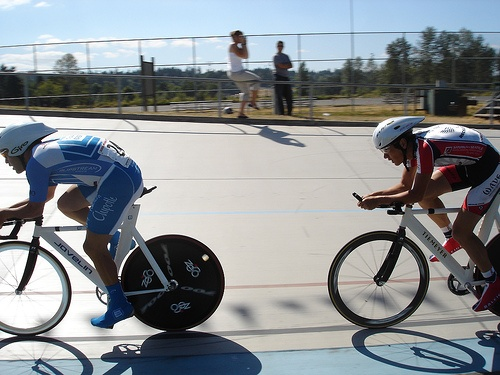
#> input picture test/2007_007836.jpg, 500 x 375 px; its folder holds only this picture in this run
$ python -i batch_data_loader.py   (imports and definitions only)
#> lines starting #> are read from the running program, lines starting #| are printed output that depends on the picture
# 数据读取与预处理模块,最后是批量加速读取模块
import os
import numpy as np
import xml.etree.ElementTree as ET
import cv2
from PIL import Image, ImageEnhance
import random
from box_utils import multi_box_iou_xywh,box_crop
import cv2
import matplotlib.pyplot as plt
DATASETS_NAMES = ['aeroplane', 'bicycle', 'bird',
                'boat', 'bottle', 'bus', 'car', 'cat', 'chair', 'cow',
                'diningtable',
                'dog',
                'horse',
                'motorbike',
                'person',
                'pottedplant',
                'sheep',
                'sofa',
                'train',
                'tvmonitor']


# [94 lines left out: functions get_datasets_names, get_annotations, not called in this run]


# 数据预处理 begin 随机改变亮暗、对比度和颜色等

# 随机改变亮暗、对比度和颜色等
def random_distort(img):
    # 随机改变亮度
    def random_brightness(img, lower=0.5, upper=1.5):
        e = np.random.uniform(lower, upper)
        return ImageEnhance.Brightness(img).enhance(e)
    # 随机改变对比度
    def random_contrast(img, lower=0.5, upper=1.5):
        e = np.random.uniform(lower, upper)
        return ImageEnhance.Contrast(img).enhance(e)
    # 随机改变颜色
    def random_color(img, lower=0.5, upper=1.5):
        e = np.random.uniform(lower, upper)
        return ImageEnhance.Color(img).enhance(e)

    ops = [random_brightness, random_contrast, random_color]
    np.random.shuffle(ops)

    img = Image.fromarray(img)
    img = ops[0](img)
    img = ops[1](img)
    img = ops[2](img)
    img = np.asarray(img)
    plt.imshow(img)
    plt.show()

    return img

# 随机填充
# [208 lines left out: functions random_expand, random_crop, random_interp, random_flip, shuffle_gtbox, image_augment and 4 more, not called in this run]

>>> import cv2
>>> picture = cv2.imread('test/2007_007836.jpg')
#> picture is the input picture: shape (375, 500, 3); mean B, G, R 144.7, 140.9, 135.8
>>> result = random_distort(picture)
#> in random_color, `return ImageEnhance.Color(img).enhance(e)`:
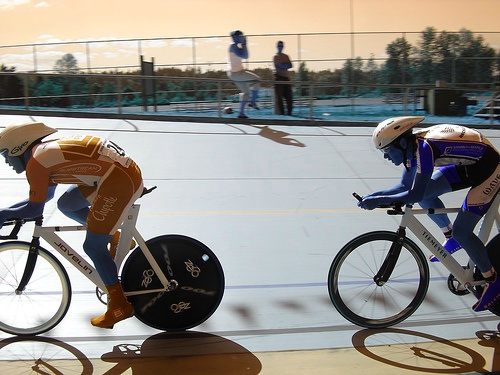
#> returned value: PIL image 500x375 RGB; mean R, G, B 144.9, 140.4, 134.1

$ run again, on test/2007_008407.jpg
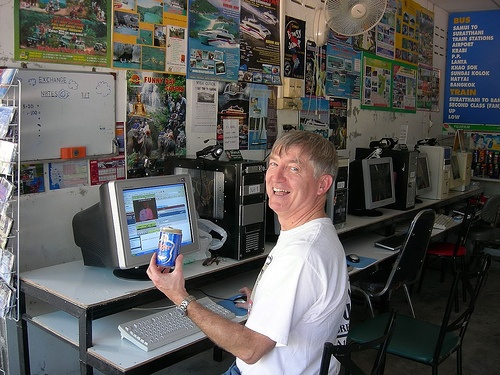
#> input picture test/2007_008407.jpg, 500 x 375 px
#> picture is the input picture: shape (375, 500, 3); mean B, G, R 86.9, 88.4, 89.3
#> in random_color, `return ImageEnhance.Color(img).enhance(e)`:
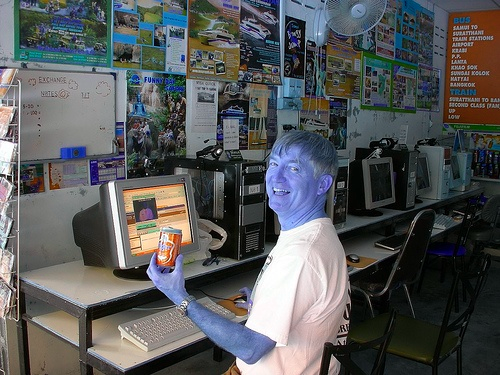
#> returned value: PIL image 500x375 RGB; mean R, G, B 86.2, 88.1, 89.2
#> in random_brightness, `return ImageEnhance.Brightness(img).enhance(e)`:
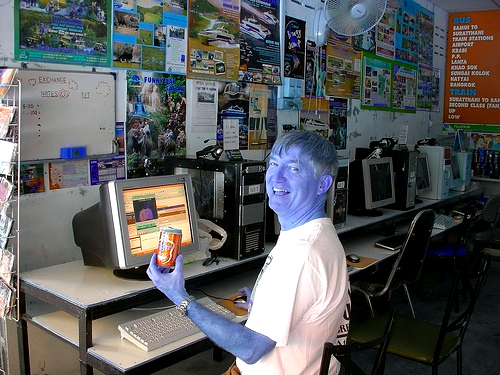
#> returned value: PIL image 500x375 RGB; mean R, G, B 88.5, 90.8, 92.1
